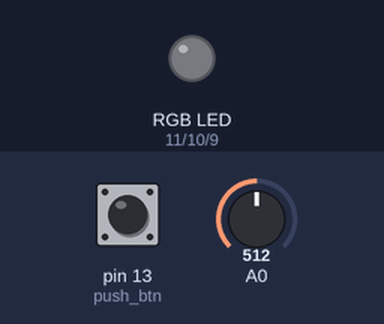
Simulated run of this sketch. Board: Arduino Uno, built with avr-gcc and run on an emulated ATmega328P. Shown: an RGB LED mixed from three pins (HIGH = lit). The inputs (shaded band) are chosen by the test bench; at power-on: pin 13 (push_btn) LOW, A0 = 512. Dim RGB values are drawn brighter than linear; what the sketch prints to the serial monitor is not drawn.

Above: at 1.8 s.
1.9 s: pin 13 (push_btn) pulled HIGH for 3.2 s
At 2.8 s:
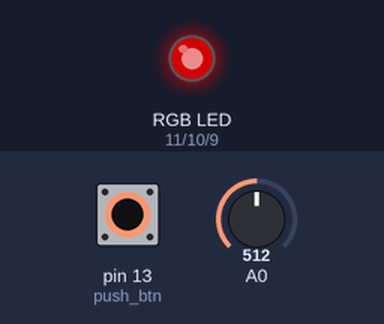
At 4.8 s:
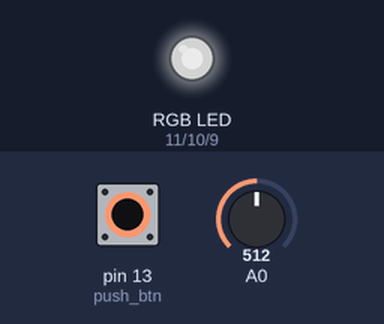
Timing chart, 0 to 6.3 s (numbered marks = the images above; inputs shaded):
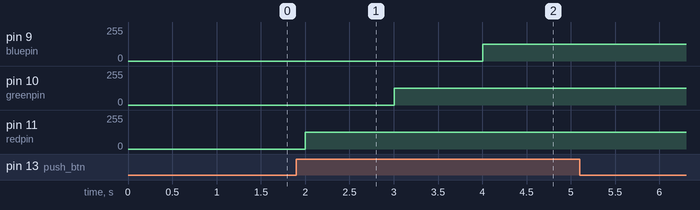

Measured:
- after the input at 1.9 s, pin 9 (bluepin): 0/255 → 127/255 after 2.1 s; pin 10 (greenpin): 0/255 → 127/255 after 1.1 s; pin 11 (redpin): 0/255 → 127/255 after 0.10 s

The sketch:

3colorSwitchChangeregisterTeacher.ino
```cpp
/*
 * RGB, LED, 스위치, 가변저항
 * 스위치 : RGB 선택하기
 * 가변저항 : RGB LED에 셋팅할 값
 * 스위치 : pulldown -> pullup
 *
 */
// RGB LED
 int redpin = 11;
 int greenpin = 10;
 int bluepin = 9;

// PUSH
int push_btn = 13;

// 현재 설정할 Color
int selectionColor = 1; // R

void setup() {
  Serial.begin(9600);

  pinMode(redpin, OUTPUT);
  pinMode(greenpin, OUTPUT);
  pinMode(bluepin, OUTPUT);

  pinMode(push_btn, INPUT);


}

void loop() {
  // push 버튼의 상태 저장
  int btn_state = digitalRead(push_btn);

  // 가변저항값 읽기
  int inputVal = analogRead(A0);

  // RGB LED에 셋팅할 값으로 변환
  int convertVal = map(inputVal, 0, 1023, 0, 255);

  Serial.println("현재 가변 저항의 바뀐 값 : " + (String)convertVal);

  // push 버튼을 누른 순서에 따라 RGB가

  if(btn_state == HIGH) // HIGH 전압이 들어온 1인 상태
  {
    if (selectionColor == 1)
    {
      Serial.println("Red : " + (String)convertVal);
      analogWrite(redpin, convertVal);
      selectionColor = 2;
      }
    else if(selectionColor == 2)
    {
      Serial.println("Green : " + (String)convertVal);
      analogWrite(greenpin, convertVal);
      selectionColor = 3;
      }
    else if(selectionColor == 3)
    {
      Serial.println("Blue : " + (String)convertVal);
      analogWrite(bluepin, convertVal);
      selectionColor = 1;
      }
    }


  delay(1000);


}
```
